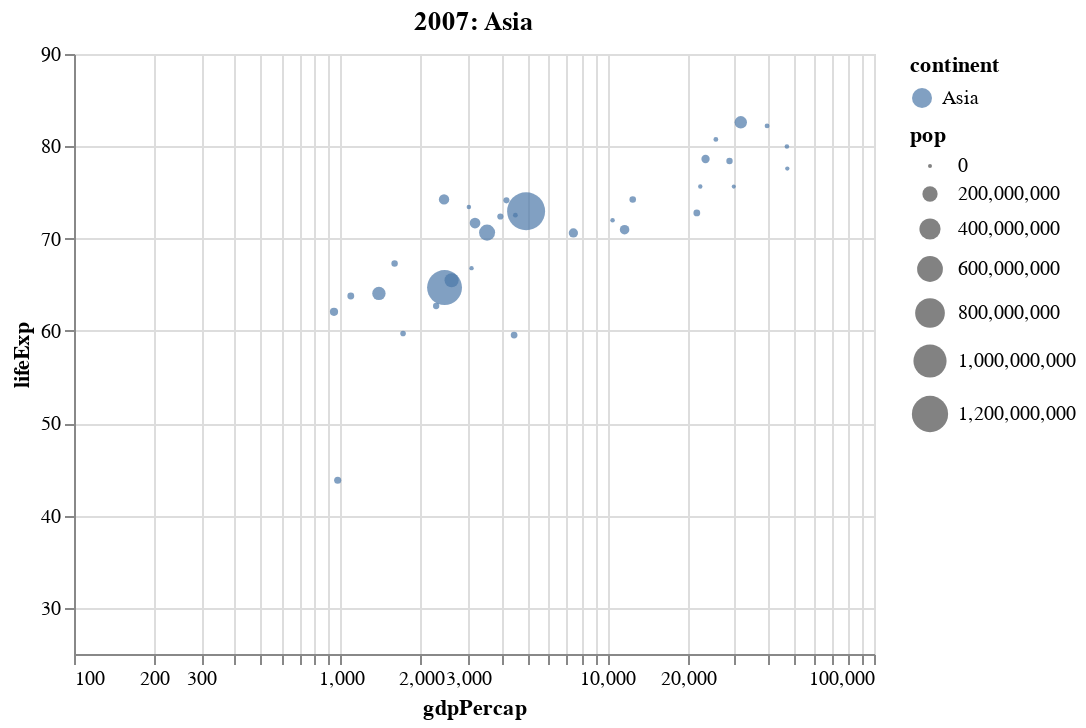

The cell this chart's notebook holds for it:
### Code cell
chart_2007_asia = bubble_chart(df, 2007, 'Asia')
chart_2007_asia

### Figure 1 — Vega-Lite specification as saved in the notebook (floating-point values rounded to 4 significant figures)
{"config": {"view": {"continuousWidth": 400, "continuousHeight": 300}}, "data": {"name": "data-bf68239d4b40aff71650fe37ec5ace18"}, "mark": "circle", "encoding": {"color": {"type": "nominal", "field": "continent"}, "size": {"type": "quantitative", "field": "pop"}, "tooltip": [{"type": "nominal", "field": "country"}, {"type": "quantitative", "field": "lifeExp"}, {"type": "quantitative", "field": "pop"}, {"type": "quantitative", "field": "gdpPercap"}], "x": {"type": "quantitative", "field": "gdpPercap", "scale": {"domain": [100, 100000], "type": "log"}}, "y": {"type": "quantitative", "field": "lifeExp", "scale": {"domain": [25, 90]}}}, "selection": {"selector008": {"type": "interval", "bind": "scales", "encodings": ["x", "y"]}}, "title": "2007: Asia", "$schema": "https://vega.github.io/schema/vega-lite/v4.8.1.json", "datasets": {"data-bf68239d4b40aff71650fe37ec5ace18": [{"country": "Afghanistan", "continent": "Asia", "year": 2007, "lifeExp": 43.83, "pop": 31889923, "gdpPercap": 974.6, "iso_alpha": "AFG", "iso_num": 4}, {"country": "Bahrain", "continent": "Asia", "year": 2007, "lifeExp": 75.64, "pop": 708573, "gdpPercap": 29800.0, "iso_alpha": "BHR", "iso_num": 48}, {"country": "Bangladesh", "continent": "Asia", "year": 2007, "lifeExp": 64.06, "pop": 150448339, "gdpPercap": 1391.0, "iso_alpha": "BGD", "iso_num": 50}, {"country": "Cambodia", "continent": "Asia", "year": 2007, "lifeExp": 59.72, "pop": 14131858, "gdpPercap": 1714.0, "iso_alpha": "KHM", "iso_num": 116}, {"country": "China", "continent": "Asia", "year": 2007, "lifeExp": 72.96, "pop": 1318683096, "gdpPercap": 4959.0, "iso_alpha": "CHN", "iso_num": 156}, {"country": "Hong Kong, China", "continent": "Asia", "year": 2007, "lifeExp": 82.21, "pop": 6980412, "gdpPercap": 39720.0, "iso_alpha": "HKG", "iso_num": 344}, {"country": "India", "continent": "Asia", "year": 2007, "lifeExp": 64.7, "pop": 1110396331, "gdpPercap": 2452.0, "iso_alpha": "IND", "iso_num": 356}, {"country": "Indonesia", "continent": "Asia", "year": 2007, "lifeExp": 70.65, "pop": 223547000, "gdpPercap": 3541.0, "iso_alpha": "IDN", "iso_num": 360}, {"country": "Iran", "continent": "Asia", "year": 2007, "lifeExp": 70.96, "pop": 69453570, "gdpPercap": 11610.0, "iso_alpha": "IRN", "iso_num": 364}, {"country": "Iraq", "continent": "Asia", "year": 2007, "lifeExp": 59.55, "pop": 27499638, "gdpPercap": 4471.0, "iso_alpha": "IRQ", "iso_num": 368}, {"country": "Israel", "continent": "Asia", "year": 2007, "lifeExp": 80.75, "pop": 6426679, "gdpPercap": 25520.0, "iso_alpha": "ISR", "iso_num": 376}, {"country": "Japan", "continent": "Asia", "year": 2007, "lifeExp": 82.6, "pop": 127467972, "gdpPercap": 31660.0, "iso_alpha": "JPN", "iso_num": 392}, {"country": "Jordan", "continent": "Asia", "year": 2007, "lifeExp": 72.53, "pop": 6053193, "gdpPercap": 4519.0, "iso_alpha": "JOR", "iso_num": 400}, {"country": "Korea, Dem. Rep.", "continent": "Asia", "year": 2007, "lifeExp": 67.3, "pop": 23301725, "gdpPercap": 1593.0, "iso_alpha": "KOR", "iso_num": 410}, {"country": "Korea, Rep.", "continent": "Asia", "year": 2007, "lifeExp": 78.62, "pop": 49044790, "gdpPercap": 23350.0, "iso_alpha": "KOR", "iso_num": 410}, {"country": "Kuwait", "continent": "Asia", "year": 2007, "lifeExp": 77.59, "pop": 2505559, "gdpPercap": 47310.0, "iso_alpha": "KWT", "iso_num": 414}, {"country": "Lebanon", "continent": "Asia", "year": 2007, "lifeExp": 71.99, "pop": 3921278, "gdpPercap": 10460.0, "iso_alpha": "LBN", "iso_num": 422}, {"country": "Malaysia", "continent": "Asia", "year": 2007, "lifeExp": 74.24, "pop": 24821286, "gdpPercap": 12450.0, "iso_alpha": "MYS", "iso_num": 458}, {"country": "Mongolia", "continent": "Asia", "year": 2007, "lifeExp": 66.8, "pop": 2874127, "gdpPercap": 3096.0, "iso_alpha": "MNG", "iso_num": 496}, {"country": "Myanmar", "continent": "Asia", "year": 2007, "lifeExp": 62.07, "pop": 47761980, "gdpPercap": 944.0, "iso_alpha": "MMR", "iso_num": 104}, {"country": "Nepal", "continent": "Asia", "year": 2007, "lifeExp": 63.78, "pop": 28901790, "gdpPercap": 1091.0, "iso_alpha": "NPL", "iso_num": 524}, {"country": "Oman", "continent": "Asia", "year": 2007, "lifeExp": 75.64, "pop": 3204897, "gdpPercap": 22320.0, "iso_alpha": "OMN", "iso_num": 512}, {"country": "Pakistan", "continent": "Asia", "year": 2007, "lifeExp": 65.48, "pop": 169270617, "gdpPercap": 2606.0, "iso_alpha": "PAK", "iso_num": 586}, {"country": "Philippines", "continent": "Asia", "year": 2007, "lifeExp": 71.69, "pop": 91077287, "gdpPercap": 3190.0, "iso_alpha": "PHL", "iso_num": 608}, {"country": "Saudi Arabia", "continent": "Asia", "year": 2007, "lifeExp": 72.78, "pop": 27601038, "gdpPercap": 21650.0, "iso_alpha": "SAU", "iso_num": 682}, {"country": "Singapore", "continent": "Asia", "year": 2007, "lifeExp": 79.97, "pop": 4553009, "gdpPercap": 47140.0, "iso_alpha": "SGP", "iso_num": 702}, {"country": "Sri Lanka", "continent": "Asia", "year": 2007, "lifeExp": 72.4, "pop": 20378239, "gdpPercap": 3970.0, "iso_alpha": "LKA", "iso_num": 144}, {"country": "Syria", "continent": "Asia", "year": 2007, "lifeExp": 74.14, "pop": 19314747, "gdpPercap": 4185.0, "iso_alpha": "SYR", "iso_num": 760}, {"country": "Taiwan", "continent": "Asia", "year": 2007, "lifeExp": 78.4, "pop": 23174294, "gdpPercap": 28720.0, "iso_alpha": "TWN", "iso_num": 158}, {"country": "Thailand", "continent": "Asia", "year": 2007, "lifeExp": 70.62, "pop": 65068149, "gdpPercap": 7458.0, "iso_alpha": "THA", "iso_num": 764}, {"country": "Vietnam", "continent": "Asia", "year": 2007, "lifeExp": 74.25, "pop": 85262356, "gdpPercap": 2442.0, "iso_alpha": "VNM", "iso_num": 704}, {"country": "West Bank and Gaza", "continent": "Asia", "year": 2007, "lifeExp": 73.42, "pop": 4018332, "gdpPercap": 3025.0, "iso_alpha": "PSE", "iso_num": 275}, {"country": "Yemen, Rep.", "continent": "Asia", "year": 2007, "lifeExp": 62.7, "pop": 22211743, "gdpPercap": 2281.0, "iso_alpha": "YEM", "iso_num": 887}]}}
